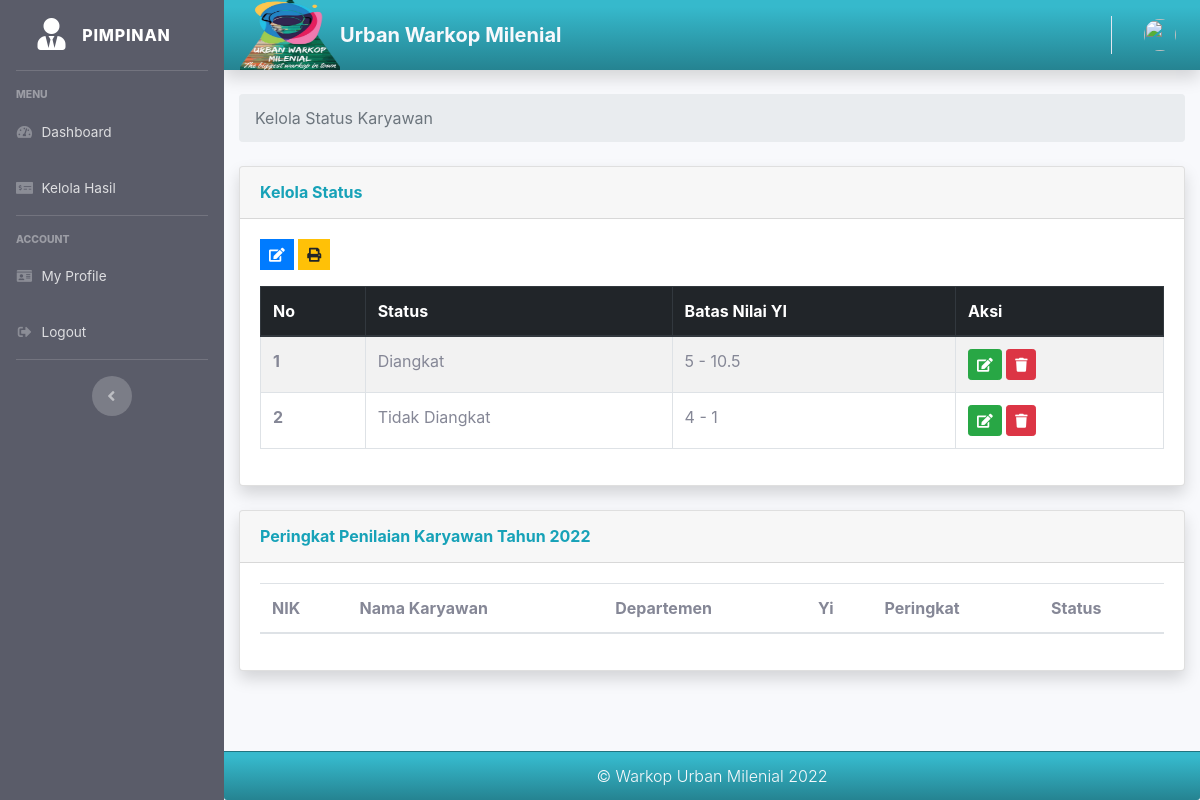
The page /index.php/pimpinan/kelola_hasil on the database as committed earlier.
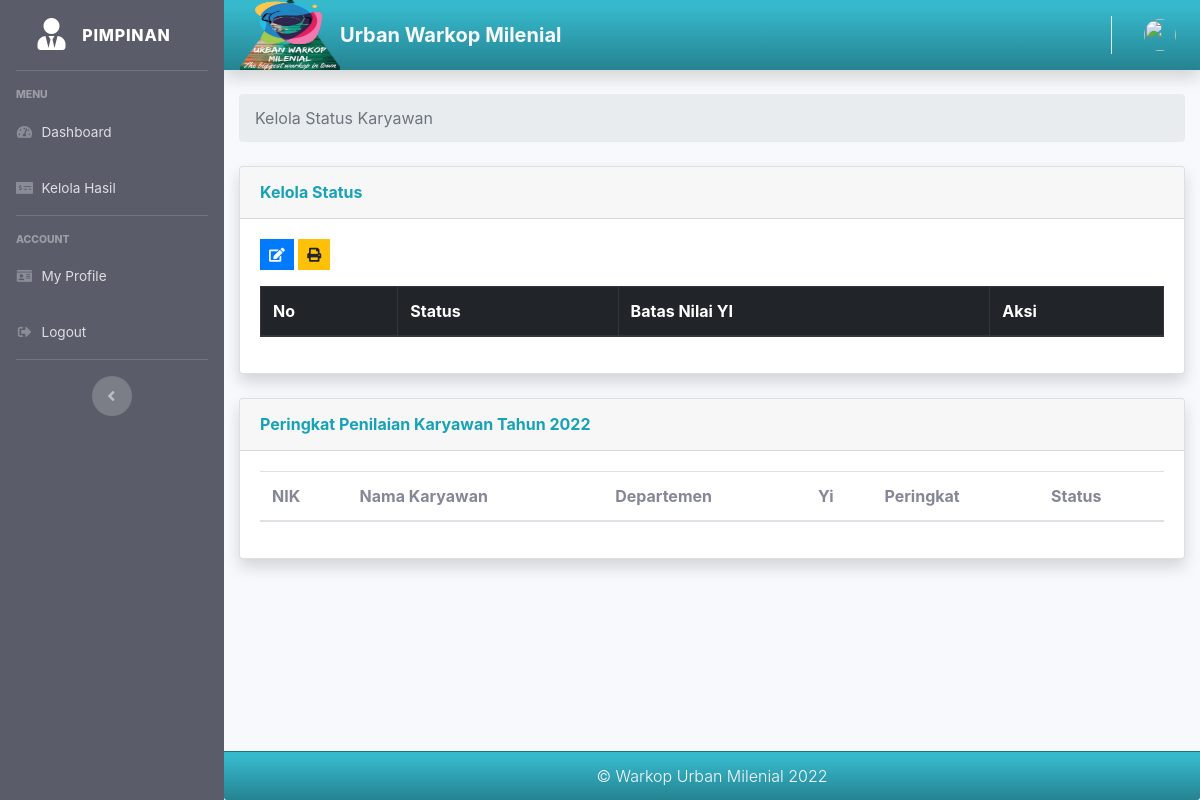
The same page on the database as committed later.
### tables this page shows
CREATE TABLE `tb_hasil` (
  `id` int(11) NOT NULL,
  `hasil` varchar(128) NOT NULL,
  `min_nilai_yi` double NOT NULL,
  `max_nilai_yi` double NOT NULL,
  `id_user` int(11) NOT NULL,
  `email` varchar(128) NOT NULL
);

### application/controllers/Pimpinan.php (called while the page is built, shortened)
<?php
class Pimpinan extends CI_Controller
{
    public function __construct()
    {
        $this->load->model('Pimpinan_model');
        $this->load->model('Karyawan_model');
        $this->load->model('Kriteria_model');
        $this->load->model('Peringkat_model');
        $this->load->model('Hasil_model');
    }
    public function kelola_hasil()
    {
        $data['user'] = $this->db->get_where('user', ['email' => $this->session->userdata('email')])->row_array();
        $data['tb_hasil'] = $this->db->get('tb_hasil')->result_array();
        $data['tb_ranking'] = $this->db->get('tb_ranking')->result_array();
        $data['title'] = 'Kelola Bonus';
        $data['peringkat'] = $this->Peringkat_model->getPeringkat();
        $this->load->view('templates/pimpinan_header', $data);
        $this->load->view('templates/pimpinan_sidebar', $data);
        $this->load->view('templates/pimpinan_topbar', $data);
        $this->load->view('pimpinan/kelola_hasil', $data);
        $this->load->view('templates/pimpinan_footer', $data);
    }
}

### index.php (called while the page is built, shortened)
<?php
require_once BASEPATH.'core/CodeIgniter.php';

### application/views/pimpinan/kelola_hasil.php (the view, shortened to what this page needs)
<div class="container-fluid">
    <nav aria-label="breadcrumb">
        <ol class="breadcrumb">
            <li class="breadcrumb-item active" aria-current="page">Kelola Status Karyawan</li>
        </ol>
    </nav>
    <div class="card shadow mb-4">
        <div class="card-header py-3">
            <h6 class="m-0 font-weight-bold text-info">Kelola Status</h6>
        </div>
        <div class="card-body">
            <a class="btn btn-primary btn-sm rounded-0 mb-3" type="a" data-toggle="tooltip" data-placement="top" title="Input" href="<?= base_url('pimpinan/tambah_hasil'); ?>">
                <i class="fa fa-edit"></i></a>
            <a class="btn btn-warning btn-sm rounded-0 mb-3" type="a" data-toggle="tooltip" data-placement="top" title="Laporan" href="<?= base_url('pimpinan/print'); ?>"><i class="fas fa-print"></i></a>
            <table id="example" class="table table-striped table-bordered" style="width:100%">
                <thead class="thead-dark">
                    <tr>
                        <th scope="col">No</th>
                        <th scope="col">Status</th>
                        <th scope="col">Batas Nilai YI</th>
                        <th scope="col">Aksi</th>
                    </tr>
                </thead>
                <tbody>
                    <?php $i = 1; ?>
                    <?php foreach ($tb_hasil as $p) : ?>
                        <tr>
                            <th scope="row"><?= $i; ?></th>
                            <td><?= $p['hasil']; ?></td>
                            <td><?= $p['min_nilai_yi']; ?> - <?= $p['max_nilai_yi']; ?>
                            </td>
                            <td> <a class="btn btn-success btn-sm " type="a" data-toggle="tooltip" data-placement="top" title="Edit" href="<?= base_url('pimpinan/ubah_hasil/' . $p['id']); ?>"><i class="fa fa-edit"></i></a>
                                <a class="btn btn-danger btn-sm tombol-hapus-bonus" type="button" data-toggle="tooltip" data-placement="top" title="Delete" href="<?= base_url('pimpinan/delete_hasil/' . $p['id']); ?>"><i class="fa fa-trash"></i></a>
                            </td>
                        </tr>
                        <?php $i++; ?>
                    <?php endforeach; ?>
                </tbody>
            </table>
        </div>
    </div>
    <div class="card shadow mb-5">
        <div class="card-header py-3">
            <h6 class="m-0 font-weight-bold text-info">Peringkat Penilaian Karyawan Tahun <?= date('Y'); ?></h6>
        </div>
        <div class="card-body">
            <table class="table table-striped table-hover" style="width:100%">
                <thead>
                    <tr>
                        <th scope="col">NIK</th>
                        <th scope="col">Nama Karyawan</th>
                        <th scope="col">Departemen</th>
                        <th scope="col">Yi</th>
                        <th scope="col">Peringkat</th>
                        <th scope="col">Status</th>
                    </tr>
                </thead>
            </table>
        </div>
    </div>
</div>
</div>

Rows that differ between the two databases and show on the page:
removed tb_hasil: hasil "Diangkat", min_nilai_yi "5", max_nilai_yi "10.5"
removed tb_hasil: hasil "Tidak Diangkat", min_nilai_yi "4", max_nilai_yi "1"
